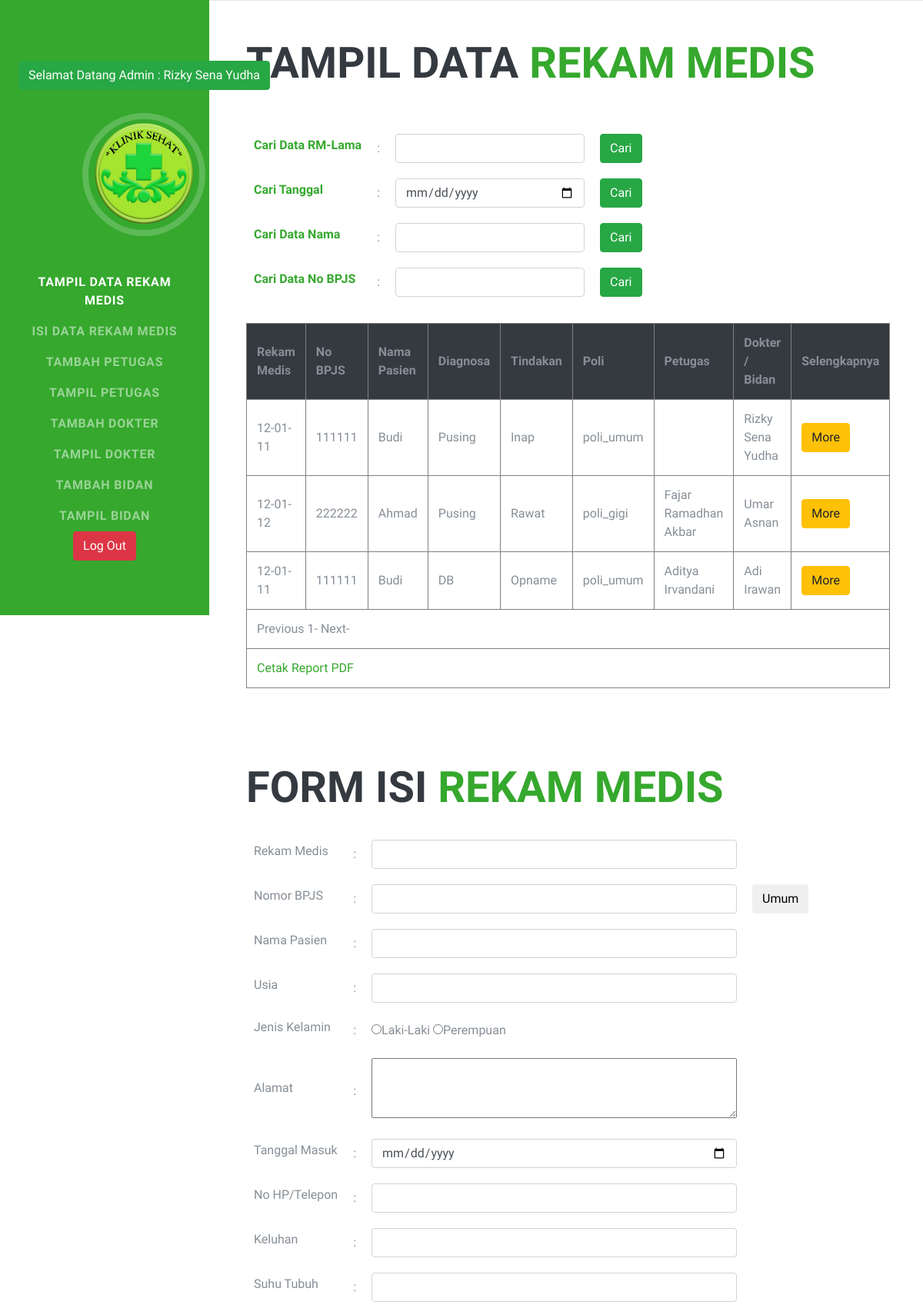
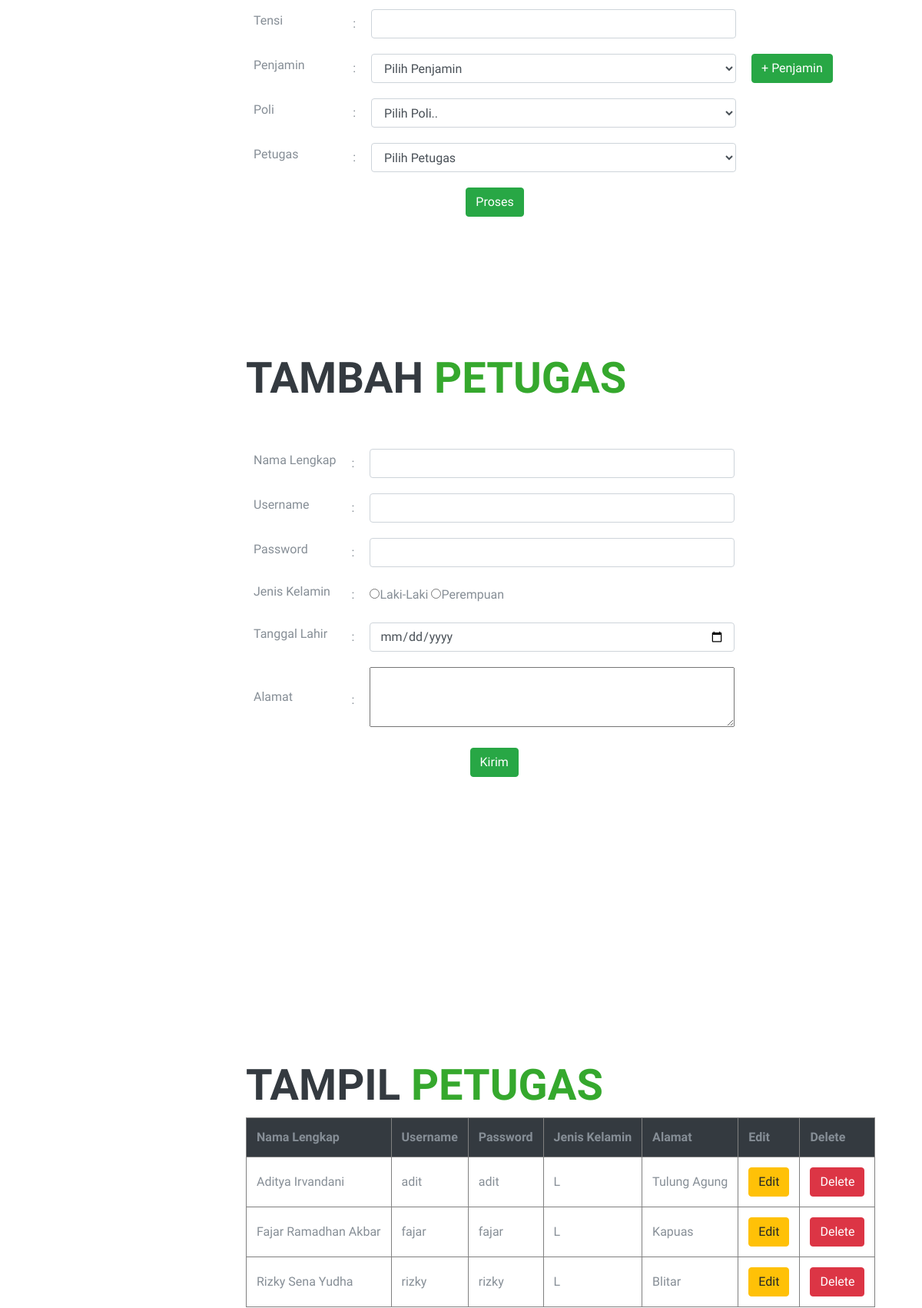
/login_admin.php (signed in, upper part), run on the app's committed database (2 pictures, top to bottom).
### tables this page shows
CREATE TABLE `tb_rekam_medis` (
  `id` int(11) NOT NULL,
  `rm_lama` varchar(20) NOT NULL,
  `no_bpjs` varchar(20) NOT NULL,
  `nama_pasien` varchar(500) NOT NULL,
  `usia` varchar(5) NOT NULL,
  `jk` varchar(10) NOT NULL,
  `alamat` varchar(500) NOT NULL,
  `tgl_masuk` varchar(100) NOT NULL,
  `no_hp` varchar(12) NOT NULL,
  `keluhan` varchar(500) NOT NULL,
  `suhu` varchar(500) NOT NULL,
  `tensi` varchar(500) NOT NULL,
  `tindakan` varchar(500) NOT NULL,
  `diagnosa` varchar(500) NOT NULL,
  `penjamin` varchar(500) NOT NULL,
  `poli` varchar(500) NOT NULL,
  `petugas` varchar(500) NOT NULL,
  `dokter` varchar(500) NOT NULL
);

CREATE TABLE `tb_petugas` (
  `id` int(11) NOT NULL,
  `nama` varchar(500) NOT NULL,
  `username` varchar(100) NOT NULL,
  `password` varchar(100) NOT NULL,
  `jk` varchar(10) NOT NULL,
  `lahir` varchar(100) NOT NULL,
  `alamat` varchar(500) NOT NULL
);

### login_admin.php (the view, shortened to what the rows shown need)
<!DOCTYPE html>
<html lang="en">
<?php include "koneksi.php"; ?>
  <head>
    <link href="vendor/bootstrap/css/bootstrap.min.css" rel="stylesheet">
    <link href="vendor/fontawesome-free/css/all.min.css" rel="stylesheet">
    <link href="css/resume.min.css" rel="stylesheet">
  </head>
  <body id="page-top">
    <nav class="navbar navbar-expand-lg navbar-dark fixed-top" style="background-color:#35a82d" id="sideNav">
      <a class="navbar-brand js-scroll-trigger" href="#page-top">
        <span class="d-none d-lg-block">
          <span class="d-none d-lg-block">
            <?php
              $user = $_SESSION['username'];
              $result_user  = mysqli_query($conn, "SELECT nama FROM tb_login WHERE username = '$user'");
              while ($row = $result_user-> fetch_assoc()) {
             ?>
            <span class="btn btn-success"><marquee>Selamat Datang Admin : <?php echo $row['nama'];} ?>  </marquee></span><br><br>
        </span>
      </a>
      <br>
    </nav>
    <div class="container-fluid p-0">
      <section class="resume-section p-3 p-lg-5 d-flex flex-column" id="tampil">
        <div class="my-auto">
          <h2 class="mb-5">Tampil Data <span style="color:#35a82d" > Rekam Medis </span></h2>
          <br>
          <table border="1" cellspacing="0" cellpadding="13">
            <thead class="bg-dark">
            <th>Rekam Medis</th>
            <th>No BPJS</th>
            <th>Nama Pasien</th>
            <th>Diagnosa</th>
            <th>Tindakan</th>
            <th>Poli</th>
            <th>Petugas</th>
            <th>Dokter / Bidan</th>
            <th>Selengkapnya</th></thead>
            <tr>
              <?php
              if (isset($_GET['page_no']) && $_GET['page_no']!="") {
                $page_no = $_GET['page_no'];
              } else {
                $page_no = 1;
              }
              $total_records_per_page = 5;
              $offset = ($page_no - 1) * $total_records_per_page;
              $result = mysqli_query($conn,"SELECT * FROM `tb_rekam_medis` ORDER BY id DESC LIMIT $offset, $total_records_per_page");
              while ($row = mysqli_fetch_assoc($result)) {?>
                <td><?php echo $row['rm_lama']; ?></td>
                <td><?php echo $row['no_bpjs']; ?></td>
                <td><?php echo $row['nama_pasien']; ?></td>
                <td><?php echo $row['diagnosa']; ?></td>
                <td><?php echo $row['tindakan']; ?></td>
                <td><?php echo $row['poli']; ?></td>
                <td><?php echo $row['petugas']; ?></td>
                <td><?php echo $row['dokter']; ?></td>
                <td>
                  <a href="tampil_lengkap.php?id=<?php echo $row['id']; ?>" class="btn btn-warning">More</a>
                </td>
            </tr>
                <?php } ?>
            <tr>
              <td <td colspan="9">
              </td>
            </div>
        </div>
      <form name="u" class="" action="insert.php" method="POST">
        <section class="resume-section p-3 p-lg-5 d-flex d-column" id="isidata">
          <div class="my-auto">
            <h2 class="mb-0">Form isi
              <span style="color:#35a82d" >Rekam Medis</span>
            </h2>
            <br>
            </form>
    <section class="resume-section p-3 p-lg-5 d-flex flex-column" id="tambahpetugas">
      <div class="my-auto">
        <h2 class="mb-5">Tambah <span style="color:#35a82d" >Petugas</span></h2>
      </div>
    </section>
    <section class="resume-section p-3 p-lg-5 d-flex flex-column" id="tampilpetugas">
      <div class="my-auto">
        <h2>Tampil <span style="color:#35a82d" >Petugas</span></h2>
        <table border="1" cellpadding="13" cellspacing="0">
          <thead class="bg-dark">
          <th>Nama Lengkap</th>
          <th>Username</th>
          <th>Password</th>
          <th>Jenis Kelamin</th>
          <th>Alamat</th>
          <th>Edit</th>
          <th>Delete</th></thead>
          <?php
          $tampil_petugas = "SELECT * FROM tb_petugas"; $result_petugas = mysqli_query($conn,$tampil_petugas);
          while ($row = mysqli_fetch_assoc($result_petugas)) {?>
          <tr>
            <td><?php echo $row['nama']; ?></td>
            <td><?php echo $row['username']; ?></td>
            <td><?php echo $row['password']; ?></td>
            <td><?php echo $row['jk']; ?></td>
            <td><?php echo $row['alamat']; ?></td>
            <td>
              <a href="edit_petugas.php?username=<?php echo $row['username']; ?>" class="btn btn-warning">Edit</a>
            </td>
            <td>
              <a href="delete_petugas.php?username=<?php echo $row['username']; ?>" class="btn btn-danger">Delete</a>
            </td>
          </tr>
          <?php }?>
        </table>
      </div>
    </section>
  </body>
</html>

### data on the page
tb_rekam_medis: rm_lama "12-01-11", no_bpjs "111111", nama_pasien "Budi", diagnosa "Pusing", tindakan "Inap", poli "poli_umum", dokter "Rizky Sena Yudha"
tb_rekam_medis: rm_lama "12-01-12", no_bpjs "222222", nama_pasien "Ahmad", diagnosa "Pusing", tindakan "Rawat", poli "poli_gigi", petugas "Fajar Ramadhan Akbar", dokter "Umar Asnan"
tb_rekam_medis: rm_lama "12-01-11", no_bpjs "111111", nama_pasien "Budi", diagnosa "DB", tindakan "Opname", poli "poli_umum", petugas "Aditya Irvandani", dokter "Adi Irawan"
tb_petugas: nama "Aditya Irvandani", username "adit", password "adit", jk "L", alamat "Tulung Agung"
tb_petugas: nama "Fajar Ramadhan Akbar", username "fajar", password "fajar", jk "L", alamat "Kapuas"
tb_petugas: nama "Rizky Sena Yudha", username "rizky", password "rizky", jk "L", alamat "Blitar"

### other printed values
$row['nama'] "Rizky Sena Yudha"
